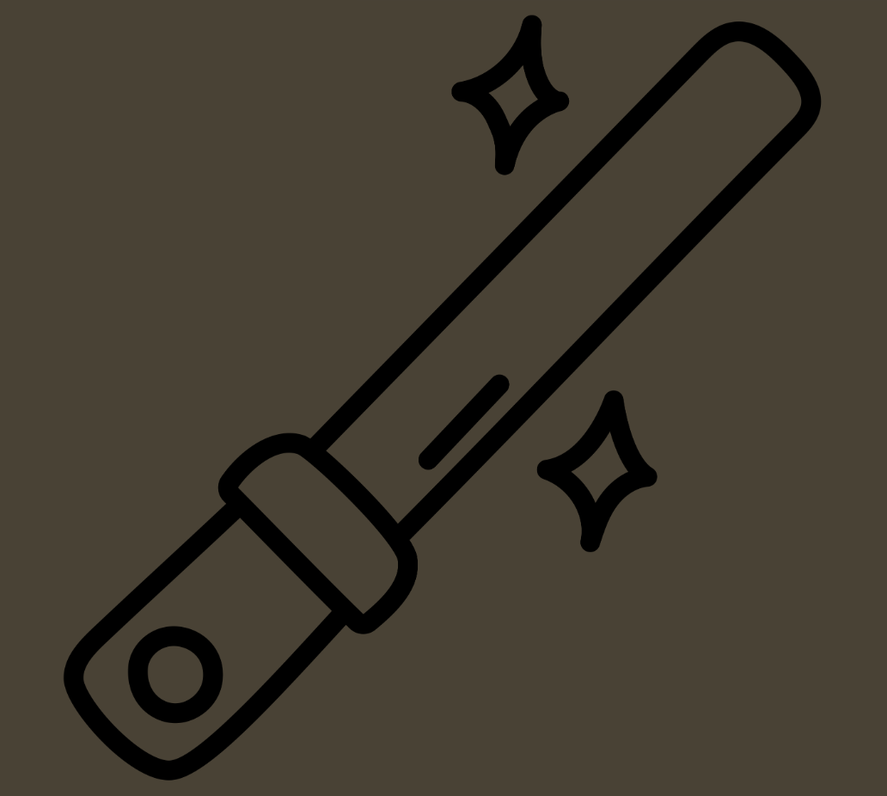
#> input picture 未命名.png, 887 x 796 px, shrunk from 1032 x 926 before the run
$ python recolor_glowstick.py
#> lines starting #> are read from the running program, lines starting #| are printed output that depends on the picture
#!/usr/bin/env python3
"""
处理 未命名.png 荧光棒素材：
1. 去除棕色背景（变透明）
2. 星星填金黄色、灯体填紫色、柄填搭配色
"""
from PIL import Image
import os
from collections import deque

BASE = os.path.dirname(os.path.abspath(__file__))
SRC = os.path.join(BASE, '未命名.png')
OUT = os.path.join(BASE, '荧光棒.png')

# 颜色定义
GOLDEN_YELLOW = (255, 200, 50, 255)   # 星星 金黄色
PURPLE       = (160, 100, 220, 255)   # 灯体 紫色
HANDLE       = (100, 80, 160, 255)   # 柄 深紫/灰紫 与灯体搭配

def is_brown(r, g, b, a, tol=25):
    """背景棕 #494539 约 (73,66,53)"""
    return (a == 255 and 45 <= r <= 95 and 45 <= g <= 90 and 40 <= b <= 70
            and abs(r - g) < 25 and abs(g - b) < 25)

def get_transparent_components(w, h, alpha_channel):
    """对透明像素做连通分量，返回各分量像素集合（不含贴边的 exterior）。"""
    visited = set()
    components = []
    for y in range(h):
        for x in range(w):
            if alpha_channel[y * w + x] != 0:
                continue
            if (x, y) in visited:
                continue
            # BFS
            comp = set()
            q = deque([(x, y)])
            visited.add((x, y))
            touches_border = False
            while q:
                cx, cy = q.popleft()
                comp.add((cx, cy))
                if cx == 0 or cy == 0 or cx == w - 1 or cy == h - 1:
                    touches_border = True
                for dx, dy in [(-1,0),(1,0),(0,-1),(0,1)]:
                    nx, ny = cx + dx, cy + dy
                    if 0 <= nx < w and 0 <= ny < h and (nx, ny) not in visited:
                        if alpha_channel[ny * w + nx] == 0:
                            visited.add((nx, ny))
                            q.append((nx, ny))
            if not touches_border and len(comp) > 20:  # 忽略太小的噪点
                components.append(comp)
    return components

def main():
    img = Image.open(SRC).convert('RGBA')
#> img is the input picture: PIL image 887x796 RGBA; mean R, G, B, A 66, 59.7, 47.9, 255
    w, h = img.size
#> w = 887; h = 796
    data = list(img.getdata())
#> data = 706052 items
    out = [list(p) for p in data]
#> out = 706052 items

    # 1. 棕色背景变透明
    for i, (r, g, b, a) in enumerate(data):
        if is_brown(r, g, b, a):
            out[i] = [0, 0, 0, 0]

    # 重建 alpha 通道供后续用
    alpha = [out[i][3] for i in range(w * h)]
#> alpha = 706052 items
    # 2. 找封闭透明区域（黑线内部的“洞”）
    components = get_transparent_components(w, h, alpha)
#> components = 6 items
    if not components:
        img.putdata([tuple(p) for p in out])
        img.save(OUT, 'PNG')
        print('No interior regions found, only background removed. Saved:', OUT)
        return

    # 按面积、重心分类：两颗星（小）、灯体（大且偏上中）、柄（偏下左）
    def info(c):
        xs = [x for x, y in c]
        ys = [y for x, y in c]
        cx = sum(xs) / len(c)
        cy = sum(ys) / len(c)
        return len(c), cy, cx

    comps_sorted = sorted(components, key=info)
#> comps_sorted = 6 items
    # 面积从小到大：通常两颗星最小，柄次之，灯体最大
    by_area = comps_sorted
#> by_area = 6 items
    n = len(by_area)
#> n = 6
    stars = []
    body = None
    handle = None
    if n >= 4:
        # 两个最小的多为星星
        stars = [by_area[0], by_area[1]]
        # 最大的多为灯体，其次为柄（柄在下方）
        by_cy = sorted(by_area[2:], key=lambda c: sum(y for _, y in c) / len(c))
#> by_cy = 4 items
        handle = by_cy[0]   # 更靠下
#> handle = 57235 items
        body = by_cy[1]
#> body = 11824 items
    elif n == 3:
        by_cy = sorted(by_area, key=lambda c: sum(y for _, y in c) / len(c))
        stars = [by_cy[0]] if len(by_cy[0]) < min(len(by_cy[1]), len(by_cy[2])) else []
        if len(stars) == 1:
            rest = [c for c in by_area if c not in stars]
            if len(rest) == 2:
                by_cy_rest = sorted(rest, key=lambda c: sum(y for _, y in c) / len(c))
                handle, body = by_cy_rest[0], by_cy_rest[1]
        else:
            handle, body = by_cy[0], by_cy[1]
            if len(by_cy) > 2:
                stars = [by_cy[2]] if len(by_cy[2]) < 500 else []
    else:
        body = by_area[-1]
        if n >= 2:
            handle = by_area[0]

    def fill_comp(pixels, color):
        for (px, py) in pixels:
            idx = py * w + px
            out[idx] = [color[0], color[1], color[2], color[3]]

    for c in stars:
        fill_comp(c, GOLDEN_YELLOW)
#> this loop made 2 passes
    if body:
        fill_comp(body, PURPLE)
    if handle:
        fill_comp(handle, HANDLE)

    img.putdata([tuple(p) for p in out])
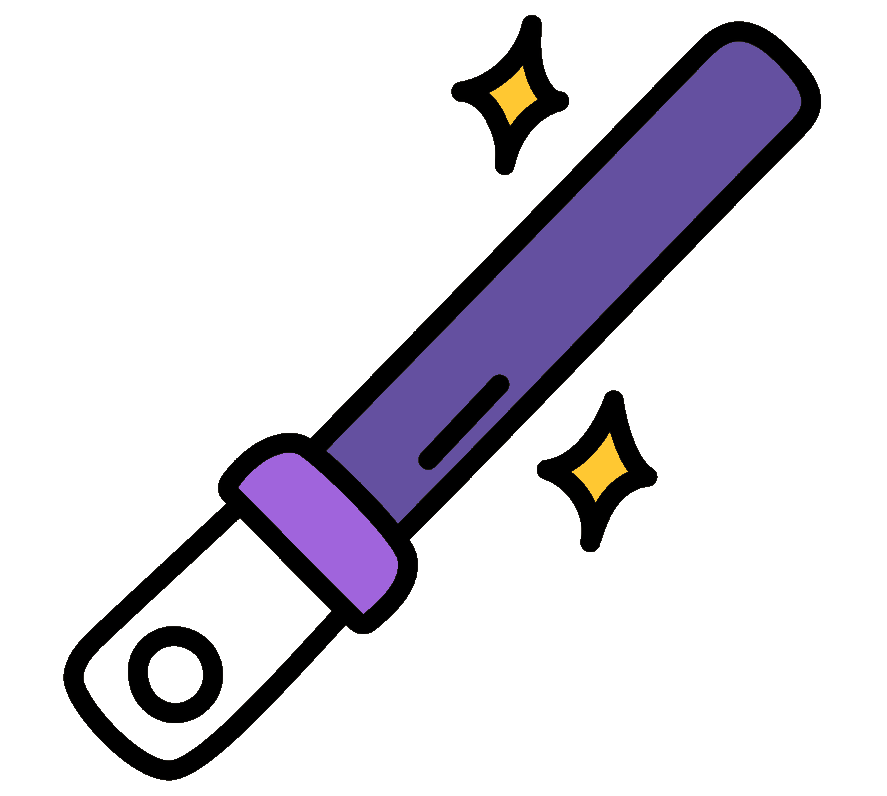
#> img: PIL image 887x796 RGBA; mean R, G, B, A 12, 9.2, 17, 51.2; transparent parts drawn white
    img.save(OUT, 'PNG')
    print('Saved:', OUT)

if __name__ == '__main__':
    main()
